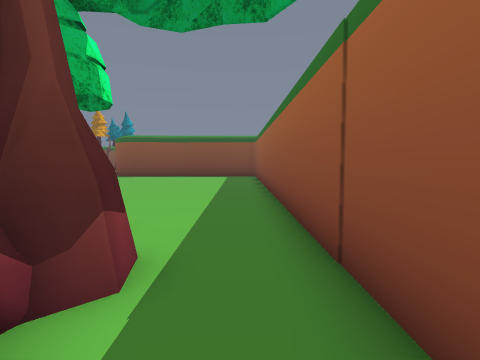
View 1 (above)

16 first-person views from a walk through a 3-D level made in the Unity game engine. The camera is 1.2 m above the floor, tilts 4° down and sees 80° across. The floor is counted in squares, 1 m on a side. Each view is taken from the middle of a square. On the plan, view 1 faces up. The plan holds only what a view shows up to about 13 squares ahead; the rest is blank. The place goes on beyond the plan. Door leaves are left out, so doorways stand open. Some surface patterns are stand-ins.

View 2
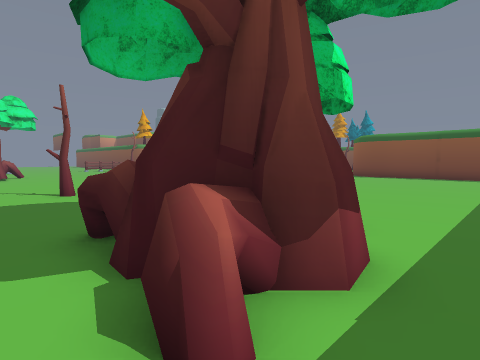

View 3
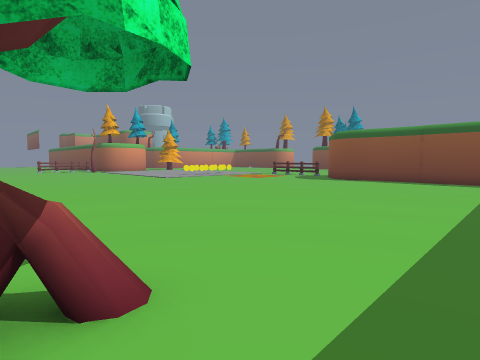

View 4
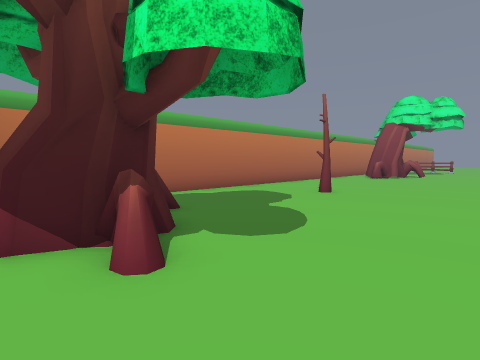

View 5
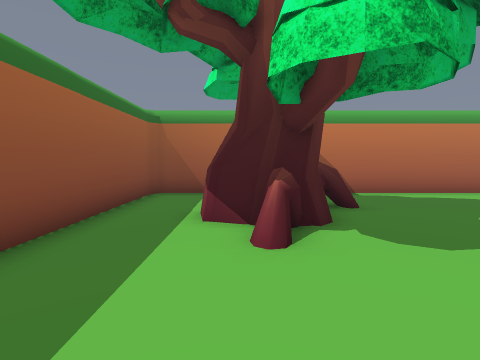

View 6
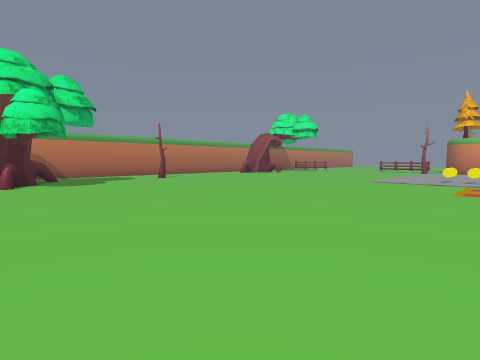

View 7
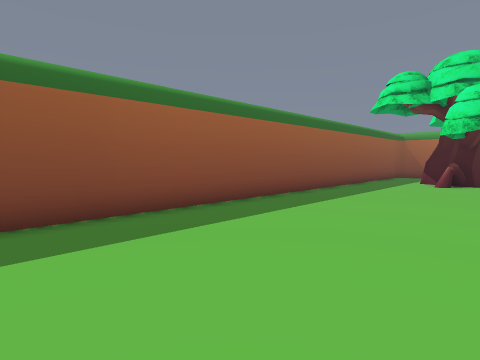

View 8
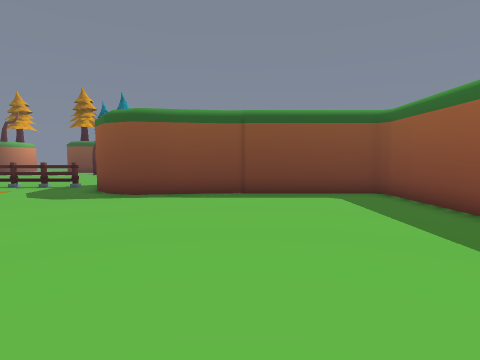

View 9
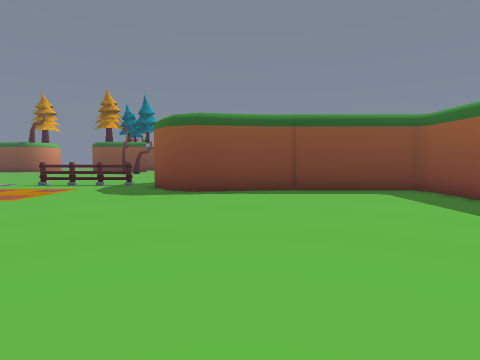

View 10
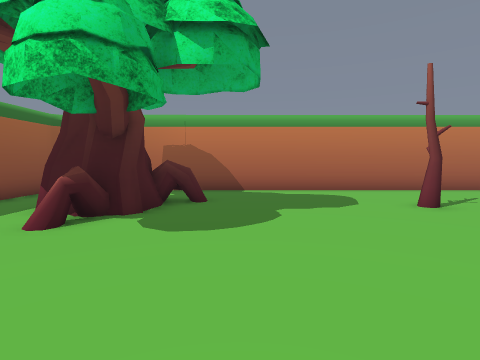

View 11
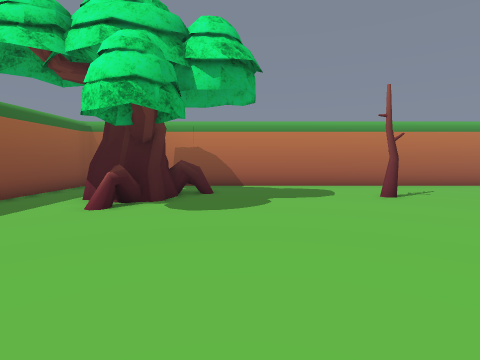

View 12
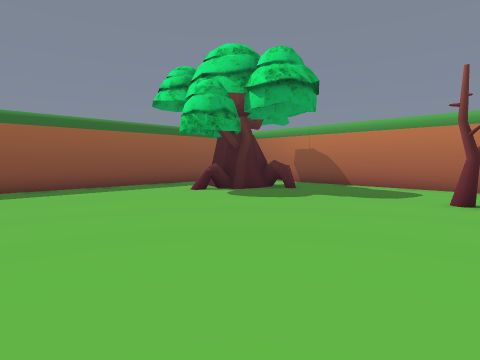

View 13
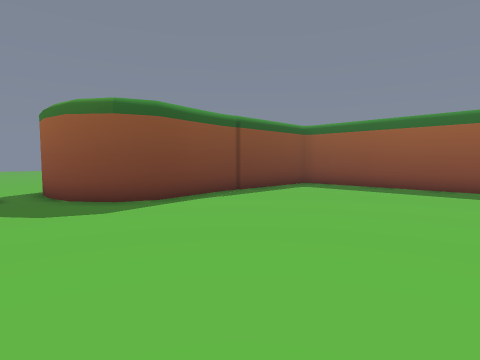

View 14
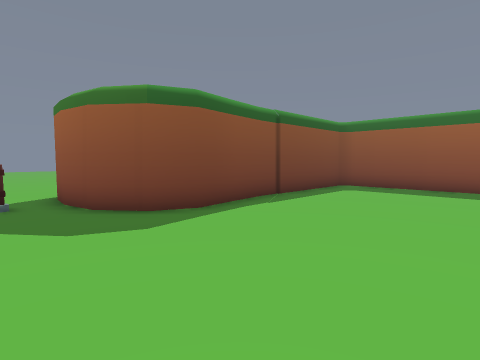

View 15
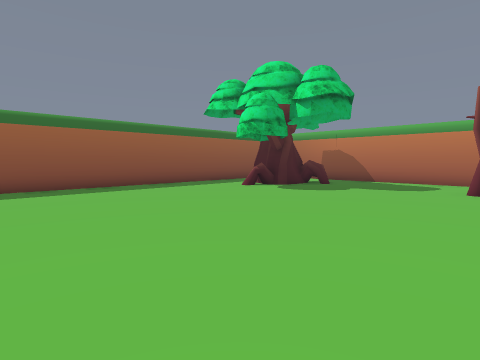

View 16
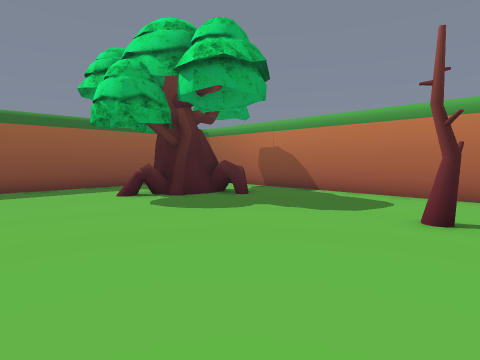

### Floor plan
Key: @ floor where view 1 was taken; # wall or solid block; . floor; T tree; F fence; O other object.
Columns run from 12 left of view 1 to 1 right of it. Each row starts with its distance up from view 1.
 29  ...
 28  ...
 27  ..
 26  ..O
 25  .#
 24 FF#
 23 ..##
 22 ...#
 21 ...###########
 20 .............#
 19 .............#
 18 .............#
 17 .............#
 16 .............#
 15 .............#
 14 .............#
 13 .............#
 12 .............#
 11 .............#
 10 .............#
  9 .............#
  8 .............#
  7 .............#
  6 .............#
  5 .........TT..#
  4 .........T#..#
  3 .T......T#TT.#
  2 .T.....TTTT..#
  1 ........TTTT.#
  0 ............@#
 -1 ##############

Where each view was taken, in squares from view 1:
view 1: 0 up, 0 right, facing up
view 2: 0 up, 0 right, facing up-left
view 3: 4 up, 0 right, facing up-left
view 4: 8 up, 1 left, facing down-left
view 5: 9 up, 2 left, facing down
view 6: 20 up, 1 left, facing down-left
view 7: 20 up, 5 left, facing down-right
view 8: 11 up, 4 left, facing up
view 9: 10 up, 6 left, facing up
view 10: 10 up, 6 left, facing down
view 11: 12 up, 6 left, facing down
view 12: 12 up, 12 left, facing down-right
view 13: 13 up, 12 left, facing up-right
view 14: 15 up, 12 left, facing up-right
view 15: 15 up, 12 left, facing down-right
view 16: 9 up, 12 left, facing down-right
